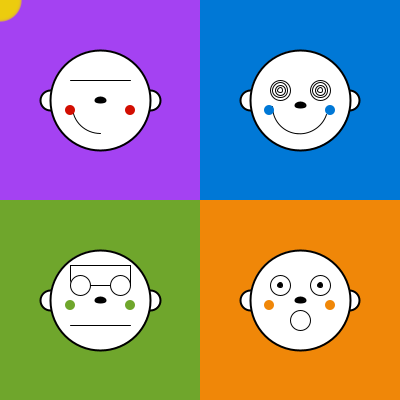
Frame 1 (no input)
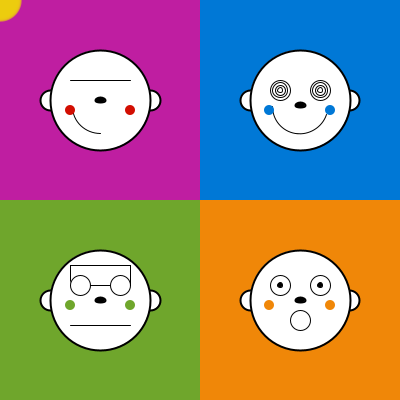
Frame 60 (the mouse pressed at the canvas centre just before this capture)
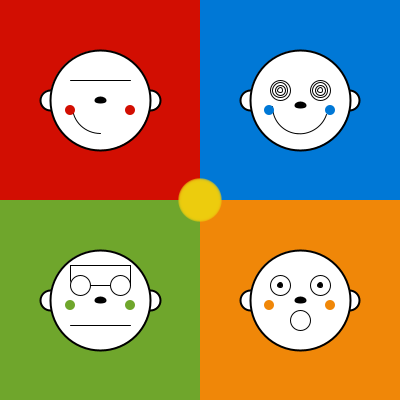
Frame 120 (the mouse held since frame 60 and released just before this capture)

The Processing sketch that drew these frames (run headless with seeded random() and noise(); from frame 60 on, the mouse is pressed at the canvas centre):

// Processing sketch: processing_40166
// ── processing_40166.pde

//Faysal Itani
//Creation and Computation
//Assignment #3


//Setting the variables

float backR;
float backG;
float backB;

float speed = 5;
float gravity = 0.1;  
float spX = 269;
float spY = 305;
float sp1X = 330;

float eyeX = 80;
float eye1X = 120;

int mX = 70;
int mY = 130;

int carX = 100;
int carY = 275;

int circleX = 20;
int circle2X = 15;
int circle3X = 10;
int circle4X = 5;

int spotX = 269;
int spotY = 110;
int spot2X = 330;

int gr = 305;
int gr1 = 300;
int dir = 10;
int or1 = 285;

int x = 100;
int y = 100;

int [] xp = new int [30];
int [] yp = new int [30];

void setup() {
  size(400, 400);
  frameRate(30);
  smooth();
  
}

void draw() {
  background(255);
  ellipseMode(CENTER);
  rectMode(CENTER);
  
    
//Random Colors
  backR = random(255);
  backG = random(255);
  backB = random(255);

//Colored Squares (backgrounds)

//red square
  noStroke();
  fill (210, 14, 2);
  rect(100, 100, 200, 200);
  
//blue square
  noStroke();
  fill (0, 120, 214);
  rect(300, 100, 200, 200);
  
//green square
  noStroke();
  fill (111, 166, 44);
  rect(100, 300, 200, 200);
  
//orange square
  noStroke();
  fill (240, 135, 8);
  rect(300, 300, 200, 200);

//mouse over squares

  //mouse over red square
    if (mouseX < 200 && mouseY < 200) {
      fill(backR, backG, backB);
      rect(100, 100, 200, 200);
    } 
  
  //mouse over blue square  
    else if (mouseX > 200 && mouseY < 200) {
    
      if (circleX < dir) {
        circleX = circleX + 30;
    }
    
      if (circleX > dir) {
        circleX = circleX -30;
    }
    
      if (circle2X < dir) {
        circle2X = circle2X + 30;
    }
    
      if (circle2X > dir) {
        circle2X = circle2X -30;
    }
    
      if (circle3X < dir) {
        circle3X = circle3X + 30;
    }
    
      if (circle3X > dir) {
        circle3X = circle3X -30;
    }
    
      if (circle4X < dir) {
        circle4X = circle4X + 30;
    }
    
      if (circle4X > dir) {
        circle4X = circle4X -30;
    }
      circleX = circleX + dir;
      circle2X = circle2X + dir;
      circle3X = circle3X + dir;
      circle4X = circle4X + dir;
    }
  
  //mouse over green square  
    else if (mouseX < 200 && mouseY > 200) { 
      carX = carX -2;
      eyeX = eyeX -1;
      eye1X = eye1X -1.5;
      mX = mX -1;
      mY = mY -1;
      gr = gr + 4;
  } 
  
  //mouse over orange square  
    else if (mouseX > 200 && mouseY > 200) {
      fill(255);
      rect(300, 300, 200, 200);
    
      speed = speed + gravity;
      spY = spY + speed;
    
      if (spY > height) {
        speed = speed * -0.95;  
    }
  }
  
  face(300,300,349,300,250,300,300,300);// orange face
  face(100,gr1,150,gr1,50,gr1,100,gr1); //green face
  face(300,100,349,100,250,100,300,105);//blue face
  face(100,100,50,100,150,100,100,100); //red face
  redHead();
  bluehead();
  greenhead();
  orangehead();
  
   for (int i = 0 ;i < xp.length -1; i++) {
    xp[i] = xp[i+1];
    yp[i] = yp[i+1];
  }
  
  xp [xp.length-1] = mouseX;
  yp [yp.length-1] = mouseY;
  for (int i = 0; i< xp.length; i ++) {
  floater(xp[i],yp[i], i*0.03); }


}
  void floater (int x,int y, float s) {
  pushMatrix ();
  translate (x,y);
  scale (s);
  fill (237,204,14,150);
  ellipse (0,0,50,50);
  popMatrix ();
 }

void redHead() {  
//red head
   strokeWeight (1);
   stroke (0);
   fill(255);

  //red eyes and smile
    line(70, 80, 130, 80);
    arc(100, 106, 55, 55, PI/2, PI);

  //red spots
    noStroke ();
    fill (210, 14, 2);
    ellipse (70, 110, 10, 10);

    noStroke ();
    fill (210, 14, 2);
    ellipse (130, 110, 10, 10);
   
}


void bluehead () {
//blue head
    stroke (0);
    fill(255);

  //blue smile
    noFill();
    arc(300, 106, 55, 55, PI/10, PI);

  //blue eyes
    ellipse (280, 90, circleX, circleX);
    ellipse (320, 90, circleX, circleX);

    ellipse (280, 90, circle2X, circle2X);
    ellipse (320, 90, circle2X, circle2X);

    ellipse (280, 90, circle3X, circle3X);
    ellipse (320, 90, circle3X, circle3X);

    ellipse (280, 90, circle4X, circle4X);
    ellipse (320, 90, circle4X, circle4X);


  // blue Spots
    noStroke ();
    fill (0, 120, 214);
    ellipse (spotX, spotY, 10, 10);

    noStroke ();
    fill (0, 120, 214);
    ellipse (spot2X, spotY, 10, 10);
}

void greenhead() {
//green head
    stroke (0);
    fill(255);
    
  //green smile
    line(mX, 325, mY, 325);

  //green eyes
    fill(255);
    rect(carX, carY, 60, 20);

    fill (255);
    ellipse (eyeX, 285, 20, 20);
    ellipse (eye1X, 285, 20, 20);


  //green spots
    noStroke ();
    fill (111, 166, 44);
    ellipse (70, gr, 10, 10);

    noStroke ();
    fill (111, 166, 44);
    ellipse (130, gr, 10, 10);
}

void orangehead() {
//orange head

  //orange smile
    stroke (0);
    fill(255);
    ellipse (300, 320, 20, 20);

  //orange eyes
    fill (255);
    ellipse (280, 285, 20, 20);
    ellipse (320, 285, 20, 20);

    fill (0);
    ellipse (280, or1, 5, 5);
    ellipse (320, or1, 5, 5);

  //orange Spots
    noStroke ();
    fill (240, 135, 8);
    ellipse (sp1X, spY, 10, 10);

    noStroke ();
    fill (240, 135, 8);
    ellipse (spX, spY , 10, 10);
  
}

 void face (int x, int y, int x1, int y1, int x2, int y2, int e1, int e2) {
   
   //ears   
      strokeWeight (2);
      stroke(0);
      fill (255);
      ellipse(x1, y1, 20, 20);
      
      stroke(0);
      fill (255);
      ellipse(x2, y2, 20, 20);
      
   //face
      strokeWeight (2);
      fill (255);
      ellipse (x, y, 100, 100);
      
  //nose
    fill (0);
    ellipse(e1,e2, 10, 5);
  
    }


//mouse pressed on green face
  void mousePressed() {
    if (mouseX < 200 && mouseY > 200) {
      gr1 = gr1 +50;
}
}
